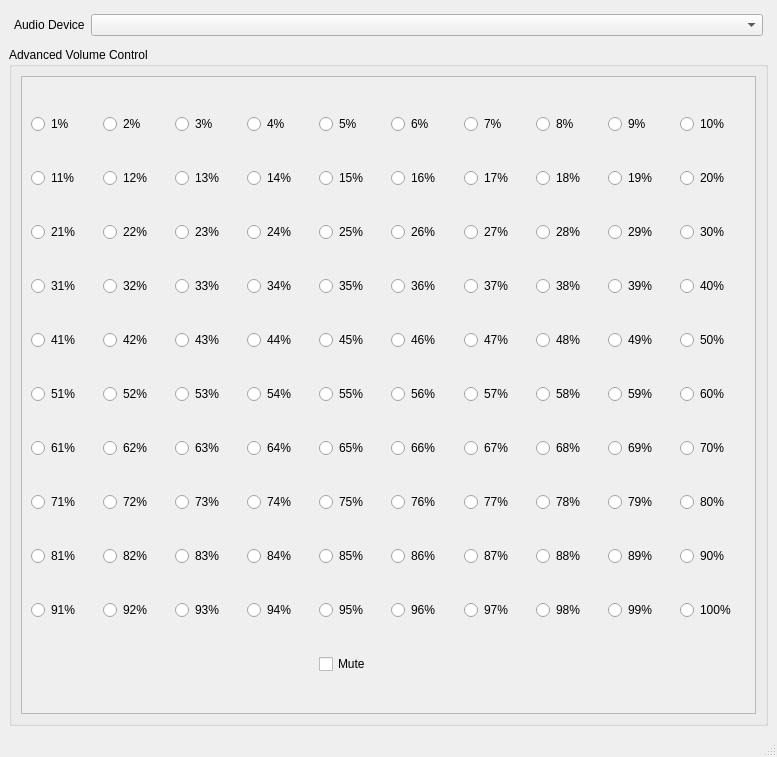
<?xml version="1.0" encoding="UTF-8"?>
<ui version="4.0">
 <class>MainWindow</class>
 <widget class="QMainWindow" name="MainWindow">
  <property name="geometry">
   <rect>
    <x>0</x>
    <y>0</y>
    <width>777</width>
    <height>757</height>
   </rect>
  </property>
  <property name="windowTitle">
   <string>World's Best Volume Control</string>
  </property>
  <widget class="QWidget" name="centralwidget">
   <layout class="QVBoxLayout" name="verticalLayout">
    <item>
     <layout class="QHBoxLayout" name="horizontalLayout">
      <property name="sizeConstraint">
       <enum>QLayout::SetMaximumSize</enum>
      </property>
      <property name="leftMargin">
       <number>5</number>
      </property>
      <property name="topMargin">
       <number>5</number>
      </property>
      <property name="rightMargin">
       <number>5</number>
      </property>
      <property name="bottomMargin">
       <number>5</number>
      </property>
      <item>
       <widget class="QLabel" name="label">
        <property name="text">
         <string>Audio Device</string>
        </property>
       </widget>
      </item>
      <item>
       <widget class="QComboBox" name="comboBox">
        <property name="sizePolicy">
         <sizepolicy hsizetype="Expanding" vsizetype="Fixed">
          <horstretch>0</horstretch>
          <verstretch>0</verstretch>
         </sizepolicy>
        </property>
       </widget>
      </item>
     </layout>
    </item>
    <item>
     <widget class="QGroupBox" name="groupBox">
      <property name="title">
       <string>Advanced Volume Control</string>
      </property>
      <layout class="QGridLayout" name="gridLayout_5">
       <item row="0" column="0">
        <widget class="QScrollArea" name="scrollArea">
         <property name="widgetResizable">
          <bool>true</bool>
         </property>
         <widget class="QWidget" name="scrollAreaWidgetContents">
          <property name="geometry">
           <rect>
            <x>0</x>
            <y>0</y>
            <width>733</width>
            <height>611</height>
           </rect>
          </property>
          <layout class="QGridLayout" name="gridLayout">
           <item row="7" column="9">
            <widget class="QRadioButton" name="radioButton_80">
             <property name="text">
              <string>80%</string>
             </property>
            </widget>
           </item>
           <item row="3" column="1">
            <widget class="QRadioButton" name="radioButton_32">
             <property name="text">
              <string>32%</string>
             </property>
            </widget>
           </item>
           <item row="0" column="5">
            <widget class="QRadioButton" name="radioButton_6">
             <property name="text">
              <string>6%</string>
             </property>
            </widget>
           </item>
           <item row="5" column="9">
            <widget class="QRadioButton" name="radioButton_60">
             <property name="text">
              <string>60%</string>
             </property>
            </widget>
           </item>
           <item row="0" column="8">
            <widget class="QRadioButton" name="radioButton_9">
             <property name="text">
              <string>9%</string>
             </property>
            </widget>
           </item>
           <item row="8" column="1">
            <widget class="QRadioButton" name="radioButton_82">
             <property name="text">
              <string>82%</string>
             </property>
            </widget>
           </item>
           <item row="1" column="3">
            <widget class="QRadioButton" name="radioButton_14">
             <property name="text">
              <string>14%</string>
             </property>
            </widget>
           </item>
           <item row="2" column="0">
            <widget class="QRadioButton" name="radioButton_21">
             <property name="text">
              <string>21%</string>
             </property>
            </widget>
           </item>
           <item row="5" column="4">
            <widget class="QRadioButton" name="radioButton_55">
             <property name="text">
              <string>55%</string>
             </property>
            </widget>
           </item>
           <item row="9" column="4">
            <widget class="QRadioButton" name="radioButton_95">
             <property name="text">
              <string>95%</string>
             </property>
            </widget>
           </item>
           <item row="4" column="2">
            <widget class="QRadioButton" name="radioButton_43">
             <property name="text">
              <string>43%</string>
             </property>
            </widget>
           </item>
           <item row="0" column="7">
            <widget class="QRadioButton" name="radioButton_8">
             <property name="text">
              <string>8%</string>
             </property>
            </widget>
           </item>
           <item row="3" column="6">
            <widget class="QRadioButton" name="radioButton_37">
             <property name="text">
              <string>37%</string>
             </property>
            </widget>
           </item>
           <item row="1" column="6">
            <widget class="QRadioButton" name="radioButton_17">
             <property name="text">
              <string>17%</string>
             </property>
            </widget>
           </item>
           <item row="2" column="4">
            <widget class="QRadioButton" name="radioButton_25">
             <property name="text">
              <string>25%</string>
             </property>
            </widget>
           </item>
           <item row="1" column="8">
            <widget class="QRadioButton" name="radioButton_19">
             <property name="text">
              <string>19%</string>
             </property>
            </widget>
           </item>
           <item row="7" column="7">
            <widget class="QRadioButton" name="radioButton_78">
             <property name="text">
              <string>78%</string>
             </property>
            </widget>
           </item>
           <item row="0" column="2">
            <widget class="QRadioButton" name="radioButton_3">
             <property name="text">
              <string>3%</string>
             </property>
            </widget>
           </item>
           <item row="1" column="0">
            <widget class="QRadioButton" name="radioButton_11">
             <property name="text">
              <string>11%</string>
             </property>
            </widget>
           </item>
           <item row="5" column="1">
            <widget class="QRadioButton" name="radioButton_52">
             <property name="text">
              <string>52%</string>
             </property>
            </widget>
           </item>
           <item row="7" column="8">
            <widget class="QRadioButton" name="radioButton_79">
             <property name="text">
              <string>79%</string>
             </property>
            </widget>
           </item>
           <item row="10" column="4" colspan="2">
            <widget class="QCheckBox" name="checkBox">
             <property name="text">
              <string>Mute</string>
             </property>
             <property name="checked">
              <bool>false</bool>
             </property>
            </widget>
           </item>
           <item row="3" column="8">
            <widget class="QRadioButton" name="radioButton_39">
             <property name="text">
              <string>39%</string>
             </property>
            </widget>
           </item>
           <item row="7" column="3">
            <widget class="QRadioButton" name="radioButton_74">
             <property name="text">
              <string>74%</string>
             </property>
            </widget>
           </item>
           <item row="6" column="8">
            <widget class="QRadioButton" name="radioButton_69">
             <property name="text">
              <string>69%</string>
             </property>
            </widget>
           </item>
           <item row="6" column="0">
            <widget class="QRadioButton" name="radioButton_61">
             <property name="text">
              <string>61%</string>
             </property>
            </widget>
           </item>
           <item row="4" column="4">
            <widget class="QRadioButton" name="radioButton_45">
             <property name="text">
              <string>45%</string>
             </property>
            </widget>
           </item>
           <item row="2" column="5">
            <widget class="QRadioButton" name="radioButton_26">
             <property name="text">
              <string>26%</string>
             </property>
            </widget>
           </item>
           <item row="2" column="7">
            <widget class="QRadioButton" name="radioButton_28">
             <property name="text">
              <string>28%</string>
             </property>
            </widget>
           </item>
           <item row="4" column="5">
            <widget class="QRadioButton" name="radioButton_46">
             <property name="text">
              <string>46%</string>
             </property>
            </widget>
           </item>
           <item row="8" column="2">
            <widget class="QRadioButton" name="radioButton_83">
             <property name="text">
              <string>83%</string>
             </property>
            </widget>
           </item>
           <item row="2" column="1">
            <widget class="QRadioButton" name="radioButton_22">
             <property name="text">
              <string>22%</string>
             </property>
            </widget>
           </item>
           <item row="9" column="1">
            <widget class="QRadioButton" name="radioButton_92">
             <property name="text">
              <string>92%</string>
             </property>
            </widget>
           </item>
           <item row="6" column="5">
            <widget class="QRadioButton" name="radioButton_66">
             <property name="text">
              <string>66%</string>
             </property>
            </widget>
           </item>
           <item row="7" column="5">
            <widget class="QRadioButton" name="radioButton_76">
             <property name="text">
              <string>76%</string>
             </property>
            </widget>
           </item>
           <item row="9" column="0">
            <widget class="QRadioButton" name="radioButton_91">
             <property name="text">
              <string>91%</string>
             </property>
            </widget>
           </item>
           <item row="3" column="5">
            <widget class="QRadioButton" name="radioButton_36">
             <property name="text">
              <string>36%</string>
             </property>
            </widget>
           </item>
           <item row="0" column="4">
            <widget class="QRadioButton" name="radioButton_5">
             <property name="text">
              <string>5%</string>
             </property>
            </widget>
           </item>
           <item row="1" column="9">
            <widget class="QRadioButton" name="radioButton_20">
             <property name="text">
              <string>20%</string>
             </property>
            </widget>
           </item>
           <item row="6" column="9">
            <widget class="QRadioButton" name="radioButton_70">
             <property name="text">
              <string>70%</string>
             </property>
            </widget>
           </item>
           <item row="6" column="3">
            <widget class="QRadioButton" name="radioButton_64">
             <property name="text">
              <string>64%</string>
             </property>
            </widget>
           </item>
           <item row="3" column="4">
            <widget class="QRadioButton" name="radioButton_35">
             <property name="text">
              <string>35%</string>
             </property>
            </widget>
           </item>
           <item row="2" column="2">
            <widget class="QRadioButton" name="radioButton_23">
             <property name="text">
              <string>23%</string>
             </property>
            </widget>
           </item>
           <item row="0" column="6">
            <widget class="QRadioButton" name="radioButton_7">
             <property name="text">
              <string>7%</string>
             </property>
            </widget>
           </item>
           <item row="4" column="0">
            <widget class="QRadioButton" name="radioButton_41">
             <property name="text">
              <string>41%</string>
             </property>
            </widget>
           </item>
           <item row="6" column="6">
            <widget class="QRadioButton" name="radioButton_67">
             <property name="text">
              <string>67%</string>
             </property>
            </widget>
           </item>
           <item row="3" column="2">
            <widget class="QRadioButton" name="radioButton_33">
             <property name="text">
              <string>33%</string>
             </property>
            </widget>
           </item>
           <item row="2" column="9">
            <widget class="QRadioButton" name="radioButton_30">
             <property name="text">
              <string>30%</string>
             </property>
            </widget>
           </item>
           <item row="7" column="1">
            <widget class="QRadioButton" name="radioButton_72">
             <property name="text">
              <string>72%</string>
             </property>
            </widget>
           </item>
           <item row="4" column="7">
            <widget class="QRadioButton" name="radioButton_48">
             <property name="text">
              <string>48%</string>
             </property>
            </widget>
           </item>
           <item row="6" column="2">
            <widget class="QRadioButton" name="radioButton_63">
             <property name="text">
              <string>63%</string>
             </property>
            </widget>
           </item>
           <item row="2" column="6">
            <widget class="QRadioButton" name="radioButton_27">
             <property name="text">
              <string>27%</string>
             </property>
            </widget>
           </item>
           <item row="0" column="9">
            <widget class="QRadioButton" name="radioButton_10">
             <property name="text">
              <string>10%</string>
             </property>
            </widget>
           </item>
           <item row="8" column="4">
            <widget class="QRadioButton" name="radioButton_85">
             <property name="text">
              <string>85%</string>
             </property>
            </widget>
           </item>
           <item row="7" column="2">
            <widget class="QRadioButton" name="radioButton_73">
             <property name="text">
              <string>73%</string>
             </property>
            </widget>
           </item>
           <item row="6" column="4">
            <widget class="QRadioButton" name="radioButton_65">
             <property name="text">
              <string>65%</string>
             </property>
            </widget>
           </item>
           <item row="5" column="7">
            <widget class="QRadioButton" name="radioButton_58">
             <property name="text">
              <string>58%</string>
             </property>
            </widget>
           </item>
           <item row="2" column="3">
            <widget class="QRadioButton" name="radioButton_24">
             <property name="text">
              <string>24%</string>
             </property>
            </widget>
           </item>
           <item row="0" column="1">
            <widget class="QRadioButton" name="radioButton_2">
             <property name="text">
              <string>2%</string>
             </property>
            </widget>
           </item>
           <item row="5" column="2">
            <widget class="QRadioButton" name="radioButton_53">
             <property name="text">
              <string>53%</string>
             </property>
            </widget>
           </item>
           <item row="1" column="2">
            <widget class="QRadioButton" name="radioButton_13">
             <property name="text">
              <string>13%</string>
             </property>
            </widget>
           </item>
           <item row="1" column="4">
            <widget class="QRadioButton" name="radioButton_15">
             <property name="text">
              <string>15%</string>
             </property>
            </widget>
           </item>
           <item row="4" column="3">
            <widget class="QRadioButton" name="radioButton_44">
             <property name="text">
              <string>44%</string>
             </property>
            </widget>
           </item>
           <item row="1" column="5">
            <widget class="QRadioButton" name="radioButton_16">
             <property name="text">
              <string>16%</string>
             </property>
            </widget>
           </item>
           <item row="1" column="7">
            <widget class="QRadioButton" name="radioButton_18">
             <property name="text">
              <string>18%</string>
             </property>
            </widget>
           </item>
           <item row="9" column="3">
            <widget class="QRadioButton" name="radioButton_94">
             <property name="text">
              <string>94%</string>
             </property>
            </widget>
           </item>
           <item row="1" column="1">
            <widget class="QRadioButton" name="radioButton_12">
             <property name="text">
              <string>12%</string>
             </property>
            </widget>
           </item>
           <item row="3" column="0">
            <widget class="QRadioButton" name="radioButton_31">
             <property name="text">
              <string>31%</string>
             </property>
            </widget>
           </item>
           <item row="2" column="8">
            <widget class="QRadioButton" name="radioButton_29">
             <property name="text">
              <string>29%</string>
             </property>
            </widget>
           </item>
           <item row="5" column="5">
            <widget class="QRadioButton" name="radioButton_56">
             <property name="text">
              <string>56%</string>
             </property>
            </widget>
           </item>
           <item row="5" column="0">
            <widget class="QRadioButton" name="radioButton_51">
             <property name="text">
              <string>51%</string>
             </property>
            </widget>
           </item>
           <item row="7" column="4">
            <widget class="QRadioButton" name="radioButton_75">
             <property name="text">
              <string>75%</string>
             </property>
            </widget>
           </item>
           <item row="4" column="6">
            <widget class="QRadioButton" name="radioButton_47">
             <property name="text">
              <string>47%</string>
             </property>
            </widget>
           </item>
           <item row="4" column="8">
            <widget class="QRadioButton" name="radioButton_49">
             <property name="text">
              <string>49%</string>
             </property>
            </widget>
           </item>
           <item row="8" column="0">
            <widget class="QRadioButton" name="radioButton_81">
             <property name="text">
              <string>81%</string>
             </property>
            </widget>
           </item>
           <item row="4" column="1">
            <widget class="QRadioButton" name="radioButton_42">
             <property name="text">
              <string>42%</string>
             </property>
            </widget>
           </item>
           <item row="7" column="6">
            <widget class="QRadioButton" name="radioButton_77">
             <property name="text">
              <string>77%</string>
             </property>
            </widget>
           </item>
           <item row="3" column="3">
            <widget class="QRadioButton" name="radioButton_34">
             <property name="text">
              <string>34%</string>
             </property>
            </widget>
           </item>
           <item row="9" column="2">
            <widget class="QRadioButton" name="radioButton_93">
             <property name="text">
              <string>93%</string>
             </property>
            </widget>
           </item>
           <item row="5" column="8">
            <widget class="QRadioButton" name="radioButton_59">
             <property name="text">
              <string>59%</string>
             </property>
            </widget>
           </item>
           <item row="4" column="9">
            <widget class="QRadioButton" name="radioButton_50">
             <property name="text">
              <string>50%</string>
             </property>
            </widget>
           </item>
           <item row="0" column="0">
            <widget class="QRadioButton" name="radioButton_1">
             <property name="text">
              <string>1%</string>
             </property>
            </widget>
           </item>
           <item row="0" column="3">
            <widget class="QRadioButton" name="radioButton_4">
             <property name="text">
              <string>4%</string>
             </property>
            </widget>
           </item>
           <item row="6" column="1">
            <widget class="QRadioButton" name="radioButton_62">
             <property name="text">
              <string>62%</string>
             </property>
            </widget>
           </item>
           <item row="8" column="3">
            <widget class="QRadioButton" name="radioButton_84">
             <property name="text">
              <string>84%</string>
             </property>
            </widget>
           </item>
           <item row="7" column="0">
            <widget class="QRadioButton" name="radioButton_71">
             <property name="text">
              <string>71%</string>
             </property>
            </widget>
           </item>
           <item row="6" column="7">
            <widget class="QRadioButton" name="radioButton_68">
             <property name="text">
              <string>68%</string>
             </property>
            </widget>
           </item>
           <item row="3" column="7">
            <widget class="QRadioButton" name="radioButton_38">
             <property name="text">
              <string>38%</string>
             </property>
            </widget>
           </item>
           <item row="5" column="3">
            <widget class="QRadioButton" name="radioButton_54">
             <property name="text">
              <string>54%</string>
             </property>
            </widget>
           </item>
           <item row="3" column="9">
            <widget class="QRadioButton" name="radioButton_40">
             <property name="text">
              <string>40%</string>
             </property>
            </widget>
           </item>
           <item row="5" column="6">
            <widget class="QRadioButton" name="radioButton_57">
             <property name="text">
              <string>57%</string>
             </property>
            </widget>
           </item>
           <item row="8" column="5">
            <widget class="QRadioButton" name="radioButton_86">
             <property name="text">
              <string>86%</string>
             </property>
            </widget>
           </item>
           <item row="8" column="6">
            <widget class="QRadioButton" name="radioButton_87">
             <property name="text">
              <string>87%</string>
             </property>
            </widget>
           </item>
           <item row="8" column="7">
            <widget class="QRadioButton" name="radioButton_88">
             <property name="text">
              <string>88%</string>
             </property>
            </widget>
           </item>
           <item row="8" column="8">
            <widget class="QRadioButton" name="radioButton_89">
             <property name="text">
              <string>89%</string>
             </property>
            </widget>
           </item>
           <item row="8" column="9">
            <widget class="QRadioButton" name="radioButton_90">
             <property name="text">
              <string>90%</string>
             </property>
            </widget>
           </item>
           <item row="9" column="5">
            <widget class="QRadioButton" name="radioButton_96">
             <property name="text">
              <string>96%</string>
             </property>
            </widget>
           </item>
           <item row="9" column="6">
            <widget class="QRadioButton" name="radioButton_97">
             <property name="text">
              <string>97%</string>
             </property>
            </widget>
           </item>
           <item row="9" column="7">
            <widget class="QRadioButton" name="radioButton_98">
             <property name="text">
              <string>98%</string>
             </property>
            </widget>
           </item>
           <item row="9" column="8">
            <widget class="QRadioButton" name="radioButton_99">
             <property name="text">
              <string>99%</string>
             </property>
            </widget>
           </item>
           <item row="9" column="9">
            <widget class="QRadioButton" name="radioButton_100">
             <property name="text">
              <string>100%</string>
             </property>
            </widget>
           </item>
          </layout>
         </widget>
        </widget>
       </item>
      </layout>
     </widget>
    </item>
   </layout>
  </widget>
  <widget class="QMenuBar" name="menubar">
   <property name="geometry">
    <rect>
     <x>0</x>
     <y>0</y>
     <width>777</width>
     <height>21</height>
    </rect>
   </property>
  </widget>
  <widget class="QStatusBar" name="statusbar"/>
 </widget>
 <resources/>
 <connections/>
</ui>
